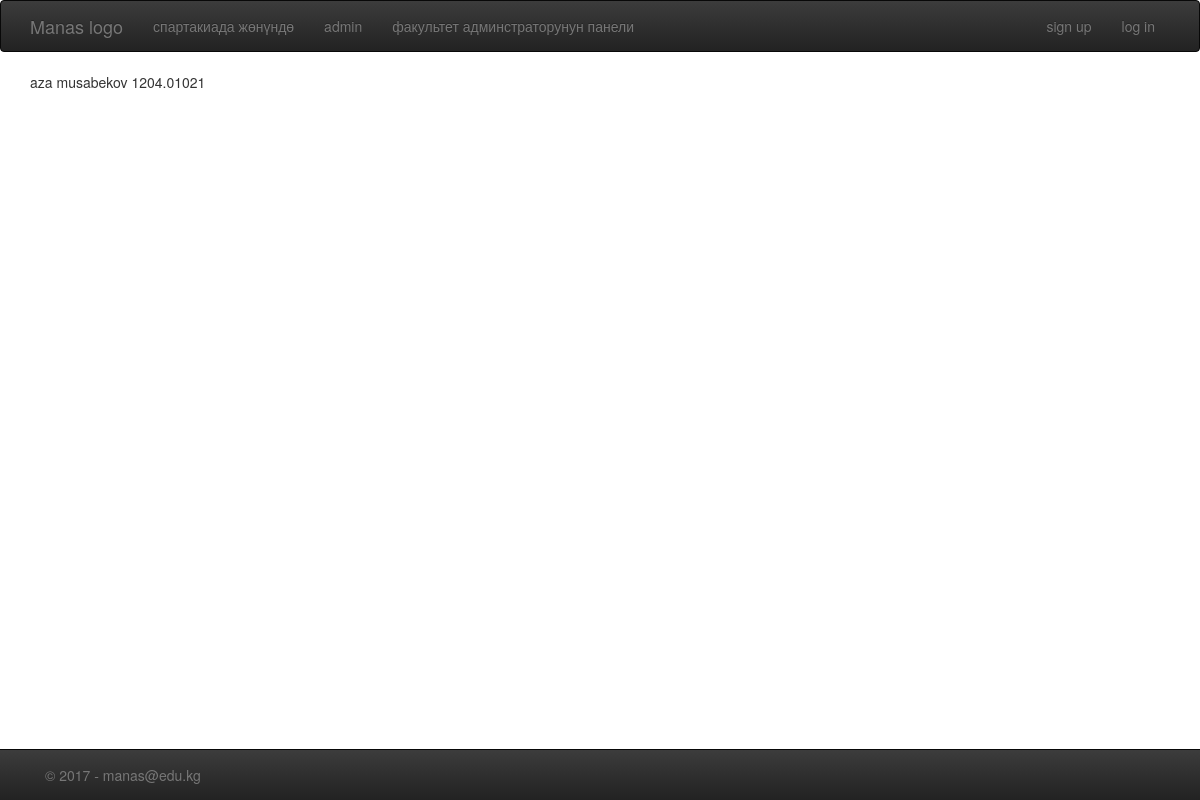
The page /about_faculties/sports/participants/ on the database as committed earlier.
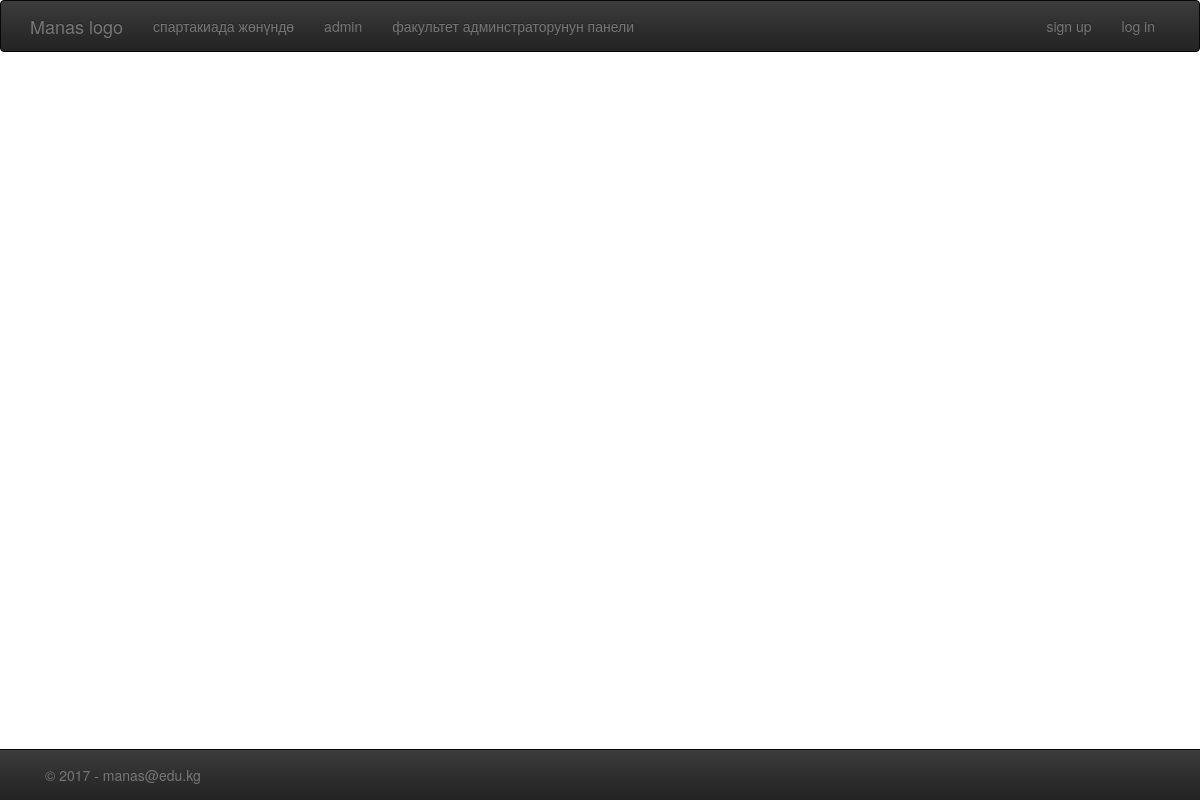
The same page on the database as committed later.
### spartakiada/models.py (models this page shows, shortened)
class Participants(models.Model):
    name = models.CharField(max_length=200, null=False)
    surname = models.CharField(max_length=200, null=False)
    pers_num = models.CharField(max_length=20, null=False)
    phone = models.CharField(max_length=20, null=True)
    user_f_id = models.ForeignKey(User, null=True)

### about_faculties/views.py (the view)
def part_list(request):
    part = Participants.objects.all()
    context = { 'participants': part  }
    return render(request, 'participants.html', context)

### about_faculties/templates/participants.html (shortened to what this page needs)
{% extends 'base.html' %}
{% block content %}
    <div class="container" >
       {% for i in participants %}
           <p>{{ i.name }} {{ i.surname }} {{ i.pers_num }}</p>
       {% endfor %}
    </div>
{% endblock %}

Rows that differ between the two databases and show on the page:
removed Participants: name "aza", surname "musabekov", pers_num "1204.01021"
